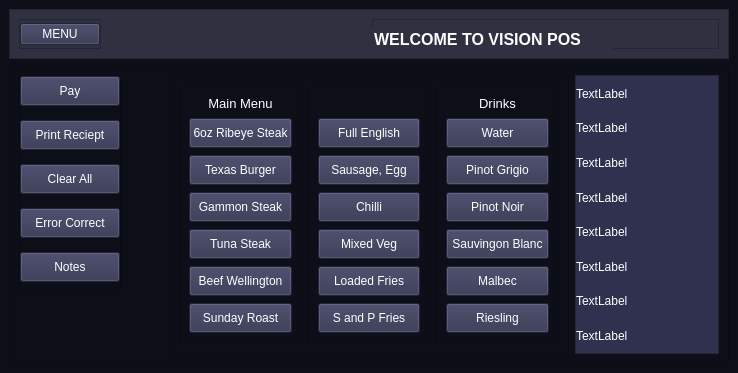
<?xml version="1.0" encoding="UTF-8"?>
<ui version="4.0">
 <class>MainWindow</class>
 <widget class="QMainWindow" name="MainWindow">
  <property name="geometry">
   <rect>
    <x>0</x>
    <y>0</y>
    <width>738</width>
    <height>373</height>
   </rect>
  </property>
  <property name="windowTitle">
   <string>MainWindow</string>
  </property>
  <property name="styleSheet">
   <string notr="true">background-color: rgb(12, 15, 24);</string>
  </property>
  <widget class="QWidget" name="centralwidget">
   <layout class="QVBoxLayout" name="verticalLayout">
    <item>
     <widget class="QFrame" name="Header">
      <property name="minimumSize">
       <size>
        <width>0</width>
        <height>50</height>
       </size>
      </property>
      <property name="maximumSize">
       <size>
        <width>16777215</width>
        <height>50</height>
       </size>
      </property>
      <property name="styleSheet">
       <string notr="true">background-color: rgb(47, 49, 65);
color: rgb(255, 255, 255);</string>
      </property>
      <property name="frameShape">
       <enum>QFrame::StyledPanel</enum>
      </property>
      <property name="frameShadow">
       <enum>QFrame::Raised</enum>
      </property>
      <layout class="QHBoxLayout" name="horizontalLayout_2">
       <item alignment="Qt::AlignLeft">
        <widget class="QFrame" name="frame">
         <property name="minimumSize">
          <size>
           <width>0</width>
           <height>30</height>
          </size>
         </property>
         <property name="maximumSize">
          <size>
           <width>16777215</width>
           <height>30</height>
          </size>
         </property>
         <property name="frameShape">
          <enum>QFrame::StyledPanel</enum>
         </property>
         <property name="frameShadow">
          <enum>QFrame::Raised</enum>
         </property>
         <layout class="QHBoxLayout" name="horizontalLayout_4">
          <property name="spacing">
           <number>0</number>
          </property>
          <property name="leftMargin">
           <number>0</number>
          </property>
          <property name="topMargin">
           <number>0</number>
          </property>
          <property name="rightMargin">
           <number>0</number>
          </property>
          <property name="bottomMargin">
           <number>0</number>
          </property>
          <item>
           <widget class="QPushButton" name="pushButton">
            <property name="cursor">
             <cursorShape>PointingHandCursor</cursorShape>
            </property>
            <property name="styleSheet">
             <string notr="true">background-color: rgb(47, 49, 78);
color: rgb(255, 255, 255);</string>
            </property>
            <property name="text">
             <string>MENU</string>
            </property>
            <property name="icon">
             <iconset resource="icons.qrc">
              <normaloff>:/icons/feather/align-justify.svg</normaloff>:/icons/feather/align-justify.svg</iconset>
            </property>
            <property name="iconSize">
             <size>
              <width>18</width>
              <height>18</height>
             </size>
            </property>
            <property name="checkable">
             <bool>true</bool>
            </property>
           </widget>
          </item>
         </layout>
        </widget>
       </item>
       <item>
        <widget class="QFrame" name="frame_2">
         <property name="frameShape">
          <enum>QFrame::StyledPanel</enum>
         </property>
         <property name="frameShadow">
          <enum>QFrame::Raised</enum>
         </property>
         <widget class="QLabel" name="label">
          <property name="geometry">
           <rect>
            <x>-30</x>
            <y>10</y>
            <width>271</width>
            <height>20</height>
           </rect>
          </property>
          <property name="sizePolicy">
           <sizepolicy hsizetype="Expanding" vsizetype="Expanding">
            <horstretch>0</horstretch>
            <verstretch>0</verstretch>
           </sizepolicy>
          </property>
          <property name="font">
           <font>
            <pointsize>12</pointsize>
            <weight>75</weight>
            <bold>true</bold>
           </font>
          </property>
          <property name="styleSheet">
           <string notr="true">color: rgb(255, 255, 255);</string>
          </property>
          <property name="text">
           <string>WELCOME TO VISION POS</string>
          </property>
          <property name="alignment">
           <set>Qt::AlignCenter</set>
          </property>
         </widget>
        </widget>
       </item>
      </layout>
     </widget>
    </item>
    <item>
     <widget class="QFrame" name="Bigframe">
      <property name="sizePolicy">
       <sizepolicy hsizetype="Preferred" vsizetype="Expanding">
        <horstretch>0</horstretch>
        <verstretch>0</verstretch>
       </sizepolicy>
      </property>
      <property name="frameShape">
       <enum>QFrame::StyledPanel</enum>
      </property>
      <property name="frameShadow">
       <enum>QFrame::Raised</enum>
      </property>
      <layout class="QHBoxLayout" name="horizontalLayout">
       <item alignment="Qt::AlignLeft|Qt::AlignTop">
        <widget class="QFrame" name="frame_3">
         <property name="sizePolicy">
          <sizepolicy hsizetype="Expanding" vsizetype="Expanding">
           <horstretch>0</horstretch>
           <verstretch>0</verstretch>
          </sizepolicy>
         </property>
         <property name="minimumSize">
          <size>
           <width>100</width>
           <height>30</height>
          </size>
         </property>
         <property name="maximumSize">
          <size>
           <width>15551522</width>
           <height>15551522</height>
          </size>
         </property>
         <property name="styleSheet">
          <string notr="true"/>
         </property>
         <property name="frameShape">
          <enum>QFrame::StyledPanel</enum>
         </property>
         <property name="frameShadow">
          <enum>QFrame::Raised</enum>
         </property>
         <layout class="QVBoxLayout" name="verticalLayout_2">
          <property name="spacing">
           <number>14</number>
          </property>
          <property name="leftMargin">
           <number>0</number>
          </property>
          <property name="topMargin">
           <number>0</number>
          </property>
          <property name="rightMargin">
           <number>0</number>
          </property>
          <item>
           <widget class="QPushButton" name="pushButton_2">
            <property name="minimumSize">
             <size>
              <width>100</width>
              <height>30</height>
             </size>
            </property>
            <property name="cursor">
             <cursorShape>PointingHandCursor</cursorShape>
            </property>
            <property name="styleSheet">
             <string notr="true">background-color: rgb(47, 49, 78);
color: rgb(255, 255, 255);</string>
            </property>
            <property name="text">
             <string>Pay</string>
            </property>
            <property name="icon">
             <iconset resource="icons.qrc">
              <normaloff>:/icons/feather/dollar-sign.svg</normaloff>:/icons/feather/dollar-sign.svg</iconset>
            </property>
            <property name="default">
             <bool>false</bool>
            </property>
            <property name="flat">
             <bool>false</bool>
            </property>
           </widget>
          </item>
          <item alignment="Qt::AlignTop">
           <widget class="QPushButton" name="pushButton_3">
            <property name="minimumSize">
             <size>
              <width>100</width>
              <height>30</height>
             </size>
            </property>
            <property name="cursor">
             <cursorShape>PointingHandCursor</cursorShape>
            </property>
            <property name="styleSheet">
             <string notr="true">background-color: rgb(47, 49, 78);
color: rgb(255, 255, 255);</string>
            </property>
            <property name="text">
             <string>Print Reciept</string>
            </property>
            <property name="icon">
             <iconset resource="icons.qrc">
              <normaloff>:/icons/feather/printer.svg</normaloff>:/icons/feather/printer.svg</iconset>
            </property>
            <property name="autoDefault">
             <bool>true</bool>
            </property>
           </widget>
          </item>
          <item>
           <widget class="QPushButton" name="pushButton_4">
            <property name="minimumSize">
             <size>
              <width>100</width>
              <height>30</height>
             </size>
            </property>
            <property name="cursor">
             <cursorShape>PointingHandCursor</cursorShape>
            </property>
            <property name="styleSheet">
             <string notr="true">background-color: rgb(47, 49, 78);
color: rgb(255, 255, 255);</string>
            </property>
            <property name="text">
             <string>Clear All</string>
            </property>
            <property name="icon">
             <iconset resource="icons.qrc">
              <normaloff>:/icons/feather/alert-triangle.svg</normaloff>:/icons/feather/alert-triangle.svg</iconset>
            </property>
           </widget>
          </item>
          <item>
           <widget class="QPushButton" name="pushButton_5">
            <property name="minimumSize">
             <size>
              <width>100</width>
              <height>30</height>
             </size>
            </property>
            <property name="cursor">
             <cursorShape>PointingHandCursor</cursorShape>
            </property>
            <property name="styleSheet">
             <string notr="true">background-color: rgb(47, 49, 78);
color: rgb(255, 255, 255);</string>
            </property>
            <property name="text">
             <string>Error Correct</string>
            </property>
            <property name="icon">
             <iconset resource="icons.qrc">
              <normaloff>:/icons/feather/x-circle.svg</normaloff>:/icons/feather/x-circle.svg</iconset>
            </property>
           </widget>
          </item>
          <item>
           <widget class="QPushButton" name="pushButton_24">
            <property name="sizePolicy">
             <sizepolicy hsizetype="Minimum" vsizetype="Preferred">
              <horstretch>0</horstretch>
              <verstretch>0</verstretch>
             </sizepolicy>
            </property>
            <property name="minimumSize">
             <size>
              <width>0</width>
              <height>30</height>
             </size>
            </property>
            <property name="styleSheet">
             <string notr="true">background-color: rgb(47, 49, 78);
color: rgb(255, 255, 255);</string>
            </property>
            <property name="text">
             <string>Notes</string>
            </property>
            <property name="icon">
             <iconset resource="icons.qrc">
              <normaloff>:/icons/feather/file-text.svg</normaloff>:/icons/feather/file-text.svg</iconset>
            </property>
           </widget>
          </item>
         </layout>
        </widget>
       </item>
       <item>
        <widget class="QFrame" name="frame_4">
         <property name="minimumSize">
          <size>
           <width>400</width>
           <height>0</height>
          </size>
         </property>
         <property name="maximumSize">
          <size>
           <width>400</width>
           <height>16777215</height>
          </size>
         </property>
         <property name="frameShape">
          <enum>QFrame::StyledPanel</enum>
         </property>
         <property name="frameShadow">
          <enum>QFrame::Raised</enum>
         </property>
         <layout class="QHBoxLayout" name="horizontalLayout_3">
          <item>
           <widget class="QFrame" name="frame_5">
            <property name="styleSheet">
             <string notr="true">color: rgb(255, 255, 255);
</string>
            </property>
            <property name="frameShape">
             <enum>QFrame::StyledPanel</enum>
            </property>
            <property name="frameShadow">
             <enum>QFrame::Raised</enum>
            </property>
            <layout class="QVBoxLayout" name="verticalLayout_5">
             <item>
              <widget class="QLabel" name="label_2">
               <property name="minimumSize">
                <size>
                 <width>0</width>
                 <height>10</height>
                </size>
               </property>
               <property name="maximumSize">
                <size>
                 <width>16777215</width>
                 <height>15</height>
                </size>
               </property>
               <property name="font">
                <font>
                 <pointsize>10</pointsize>
                </font>
               </property>
               <property name="text">
                <string>Main Menu</string>
               </property>
               <property name="alignment">
                <set>Qt::AlignCenter</set>
               </property>
              </widget>
             </item>
             <item>
              <widget class="QPushButton" name="push1">
               <property name="sizePolicy">
                <sizepolicy hsizetype="Minimum" vsizetype="Fixed">
                 <horstretch>0</horstretch>
                 <verstretch>0</verstretch>
                </sizepolicy>
               </property>
               <property name="minimumSize">
                <size>
                 <width>0</width>
                 <height>30</height>
                </size>
               </property>
               <property name="styleSheet">
                <string notr="true">background-color: rgb(47, 49, 78);
</string>
               </property>
               <property name="text">
                <string>6oz Ribeye Steak</string>
               </property>
               <property name="checkable">
                <bool>true</bool>
               </property>
               <property name="checked">
                <bool>false</bool>
               </property>
              </widget>
             </item>
             <item>
              <widget class="QPushButton" name="push2">
               <property name="sizePolicy">
                <sizepolicy hsizetype="Minimum" vsizetype="Fixed">
                 <horstretch>0</horstretch>
                 <verstretch>0</verstretch>
                </sizepolicy>
               </property>
               <property name="minimumSize">
                <size>
                 <width>0</width>
                 <height>30</height>
                </size>
               </property>
               <property name="styleSheet">
                <string notr="true">background-color: rgb(47, 49, 78);
</string>
               </property>
               <property name="text">
                <string>Texas Burger</string>
               </property>
              </widget>
             </item>
             <item>
              <widget class="QPushButton" name="push3">
               <property name="sizePolicy">
                <sizepolicy hsizetype="Minimum" vsizetype="Fixed">
                 <horstretch>0</horstretch>
                 <verstretch>0</verstretch>
                </sizepolicy>
               </property>
               <property name="minimumSize">
                <size>
                 <width>0</width>
                 <height>30</height>
                </size>
               </property>
               <property name="styleSheet">
                <string notr="true">background-color: rgb(47, 49, 78);
</string>
               </property>
               <property name="text">
                <string>Gammon Steak</string>
               </property>
              </widget>
             </item>
             <item>
              <widget class="QPushButton" name="push4">
               <property name="sizePolicy">
                <sizepolicy hsizetype="Minimum" vsizetype="Fixed">
                 <horstretch>0</horstretch>
                 <verstretch>0</verstretch>
                </sizepolicy>
               </property>
               <property name="minimumSize">
                <size>
                 <width>0</width>
                 <height>30</height>
                </size>
               </property>
               <property name="styleSheet">
                <string notr="true">background-color: rgb(47, 49, 78);
</string>
               </property>
               <property name="text">
                <string>Tuna Steak</string>
               </property>
              </widget>
             </item>
             <item>
              <widget class="QPushButton" name="push5">
               <property name="sizePolicy">
                <sizepolicy hsizetype="Minimum" vsizetype="Fixed">
                 <horstretch>0</horstretch>
                 <verstretch>0</verstretch>
                </sizepolicy>
               </property>
               <property name="minimumSize">
                <size>
                 <width>0</width>
                 <height>30</height>
                </size>
               </property>
               <property name="styleSheet">
                <string notr="true">background-color: rgb(47, 49, 78);
</string>
               </property>
               <property name="text">
                <string>Beef Wellington</string>
               </property>
              </widget>
             </item>
             <item>
              <widget class="QPushButton" name="push6">
               <property name="sizePolicy">
                <sizepolicy hsizetype="Minimum" vsizetype="Fixed">
                 <horstretch>0</horstretch>
                 <verstretch>0</verstretch>
                </sizepolicy>
               </property>
               <property name="minimumSize">
                <size>
                 <width>0</width>
                 <height>30</height>
                </size>
               </property>
               <property name="styleSheet">
                <string notr="true">background-color: rgb(47, 49, 78);
</string>
               </property>
               <property name="text">
                <string>Sunday Roast</string>
               </property>
              </widget>
             </item>
            </layout>
           </widget>
          </item>
          <item>
           <widget class="QFrame" name="frame_7">
            <property name="styleSheet">
             <string notr="true">color: rgb(255, 255, 255);</string>
            </property>
            <property name="frameShape">
             <enum>QFrame::StyledPanel</enum>
            </property>
            <property name="frameShadow">
             <enum>QFrame::Raised</enum>
            </property>
            <layout class="QVBoxLayout" name="verticalLayout_4">
             <item>
              <widget class="QLabel" name="label_4">
               <property name="maximumSize">
                <size>
                 <width>16777215</width>
                 <height>15</height>
                </size>
               </property>
               <property name="text">
                <string/>
               </property>
              </widget>
             </item>
             <item>
              <widget class="QPushButton" name="push7">
               <property name="minimumSize">
                <size>
                 <width>0</width>
                 <height>30</height>
                </size>
               </property>
               <property name="styleSheet">
                <string notr="true">background-color: rgb(47, 49, 78);
</string>
               </property>
               <property name="text">
                <string>Full English</string>
               </property>
              </widget>
             </item>
             <item>
              <widget class="QPushButton" name="push8">
               <property name="minimumSize">
                <size>
                 <width>0</width>
                 <height>30</height>
                </size>
               </property>
               <property name="styleSheet">
                <string notr="true">background-color: rgb(47, 49, 78);
</string>
               </property>
               <property name="text">
                <string>Sausage, Egg</string>
               </property>
              </widget>
             </item>
             <item>
              <widget class="QPushButton" name="push9">
               <property name="minimumSize">
                <size>
                 <width>0</width>
                 <height>30</height>
                </size>
               </property>
               <property name="styleSheet">
                <string notr="true">background-color: rgb(47, 49, 78);
</string>
               </property>
               <property name="text">
                <string>Chilli</string>
               </property>
              </widget>
             </item>
             <item>
              <widget class="QPushButton" name="push10">
               <property name="minimumSize">
                <size>
                 <width>0</width>
                 <height>30</height>
                </size>
               </property>
               <property name="styleSheet">
                <string notr="true">background-color: rgb(47, 49, 78);
</string>
               </property>
               <property name="text">
                <string>Mixed Veg</string>
               </property>
              </widget>
             </item>
             <item>
              <widget class="QPushButton" name="push11">
               <property name="minimumSize">
                <size>
                 <width>0</width>
                 <height>30</height>
                </size>
               </property>
               <property name="styleSheet">
                <string notr="true">background-color: rgb(47, 49, 78);
</string>
               </property>
               <property name="text">
                <string>Loaded Fries</string>
               </property>
              </widget>
             </item>
             <item>
              <widget class="QPushButton" name="push12">
               <property name="minimumSize">
                <size>
                 <width>0</width>
                 <height>30</height>
                </size>
               </property>
               <property name="styleSheet">
                <string notr="true">background-color: rgb(47, 49, 78);
</string>
               </property>
               <property name="text">
                <string>S and P Fries</string>
               </property>
              </widget>
             </item>
            </layout>
           </widget>
          </item>
          <item>
           <widget class="QFrame" name="frame_6">
            <property name="styleSheet">
             <string notr="true">color: rgb(255, 255, 255);</string>
            </property>
            <property name="frameShape">
             <enum>QFrame::StyledPanel</enum>
            </property>
            <property name="frameShadow">
             <enum>QFrame::Raised</enum>
            </property>
            <layout class="QVBoxLayout" name="verticalLayout_3">
             <item>
              <widget class="QLabel" name="label_3">
               <property name="maximumSize">
                <size>
                 <width>16777215</width>
                 <height>15</height>
                </size>
               </property>
               <property name="font">
                <font>
                 <pointsize>10</pointsize>
                </font>
               </property>
               <property name="text">
                <string>Drinks</string>
               </property>
               <property name="alignment">
                <set>Qt::AlignCenter</set>
               </property>
              </widget>
             </item>
             <item>
              <widget class="QPushButton" name="push13">
               <property name="minimumSize">
                <size>
                 <width>0</width>
                 <height>30</height>
                </size>
               </property>
               <property name="styleSheet">
                <string notr="true">background-color: rgb(47, 49, 78);
</string>
               </property>
               <property name="text">
                <string>Water</string>
               </property>
              </widget>
             </item>
             <item>
              <widget class="QPushButton" name="push14">
               <property name="minimumSize">
                <size>
                 <width>0</width>
                 <height>30</height>
                </size>
               </property>
               <property name="styleSheet">
                <string notr="true">background-color: rgb(47, 49, 78);
</string>
               </property>
               <property name="text">
                <string>Pinot Grigio</string>
               </property>
              </widget>
             </item>
             <item>
              <widget class="QPushButton" name="push15">
               <property name="minimumSize">
                <size>
                 <width>0</width>
                 <height>30</height>
                </size>
               </property>
               <property name="styleSheet">
                <string notr="true">background-color: rgb(47, 49, 78);
</string>
               </property>
               <property name="text">
                <string>Pinot Noir</string>
               </property>
              </widget>
             </item>
             <item>
              <widget class="QPushButton" name="push16">
               <property name="minimumSize">
                <size>
                 <width>0</width>
                 <height>30</height>
                </size>
               </property>
               <property name="styleSheet">
                <string notr="true">background-color: rgb(47, 49, 78);
</string>
               </property>
               <property name="text">
                <string>Sauvingon Blanc</string>
               </property>
              </widget>
             </item>
             <item>
              <widget class="QPushButton" name="push17">
               <property name="minimumSize">
                <size>
                 <width>0</width>
                 <height>30</height>
                </size>
               </property>
               <property name="styleSheet">
                <string notr="true">background-color: rgb(47, 49, 78);
</string>
               </property>
               <property name="text">
                <string>Malbec</string>
               </property>
              </widget>
             </item>
             <item>
              <widget class="QPushButton" name="push18">
               <property name="minimumSize">
                <size>
                 <width>0</width>
                 <height>30</height>
                </size>
               </property>
               <property name="styleSheet">
                <string notr="true">background-color: rgb(47, 49, 78);
</string>
               </property>
               <property name="text">
                <string>Riesling</string>
               </property>
              </widget>
             </item>
            </layout>
           </widget>
          </item>
         </layout>
        </widget>
       </item>
       <item>
        <widget class="QFrame" name="frame_8">
         <property name="styleSheet">
          <string notr="true">background-color: rgb(49, 50, 67);</string>
         </property>
         <property name="frameShape">
          <enum>QFrame::StyledPanel</enum>
         </property>
         <property name="frameShadow">
          <enum>QFrame::Raised</enum>
         </property>
         <layout class="QVBoxLayout" name="verticalLayout_6">
          <property name="spacing">
           <number>0</number>
          </property>
          <property name="leftMargin">
           <number>0</number>
          </property>
          <property name="topMargin">
           <number>0</number>
          </property>
          <property name="rightMargin">
           <number>0</number>
          </property>
          <property name="bottomMargin">
           <number>0</number>
          </property>
          <item>
           <widget class="QLabel" name="I1">
            <property name="styleSheet">
             <string notr="true">background-color: rgb(47, 49, 78);
color: rgb(255, 255, 255);</string>
            </property>
            <property name="text">
             <string>TextLabel</string>
            </property>
           </widget>
          </item>
          <item>
           <widget class="QLabel" name="I2">
            <property name="styleSheet">
             <string notr="true">background-color: rgb(47, 49, 78);
color: rgb(255, 255, 255);</string>
            </property>
            <property name="text">
             <string>TextLabel</string>
            </property>
           </widget>
          </item>
          <item>
           <widget class="QLabel" name="I3">
            <property name="styleSheet">
             <string notr="true">background-color: rgb(47, 49, 78);
color: rgb(255, 255, 255);</string>
            </property>
            <property name="text">
             <string>TextLabel</string>
            </property>
           </widget>
          </item>
          <item>
           <widget class="QLabel" name="I4">
            <property name="styleSheet">
             <string notr="true">background-color: rgb(47, 49, 78);
color: rgb(255, 255, 255);</string>
            </property>
            <property name="text">
             <string>TextLabel</string>
            </property>
           </widget>
          </item>
          <item>
           <widget class="QLabel" name="I5">
            <property name="styleSheet">
             <string notr="true">background-color: rgb(47, 49, 78);
color: rgb(255, 255, 255);</string>
            </property>
            <property name="text">
             <string>TextLabel</string>
            </property>
           </widget>
          </item>
          <item>
           <widget class="QLabel" name="I6">
            <property name="styleSheet">
             <string notr="true">background-color: rgb(47, 49, 78);
color: rgb(255, 255, 255);</string>
            </property>
            <property name="text">
             <string>TextLabel</string>
            </property>
           </widget>
          </item>
          <item>
           <widget class="QLabel" name="I7">
            <property name="styleSheet">
             <string notr="true">background-color: rgb(47, 49, 78);
color: rgb(255, 255, 255);</string>
            </property>
            <property name="text">
             <string>TextLabel</string>
            </property>
           </widget>
          </item>
          <item>
           <widget class="QLabel" name="I8">
            <property name="styleSheet">
             <string notr="true">background-color: rgb(47, 49, 78);
color: rgb(255, 255, 255);</string>
            </property>
            <property name="text">
             <string>TextLabel</string>
            </property>
           </widget>
          </item>
         </layout>
        </widget>
       </item>
      </layout>
     </widget>
    </item>
   </layout>
  </widget>
 </widget>
 <resources>
  <include location="icons.qrc"/>
 </resources>
 <connections/>
</ui>
